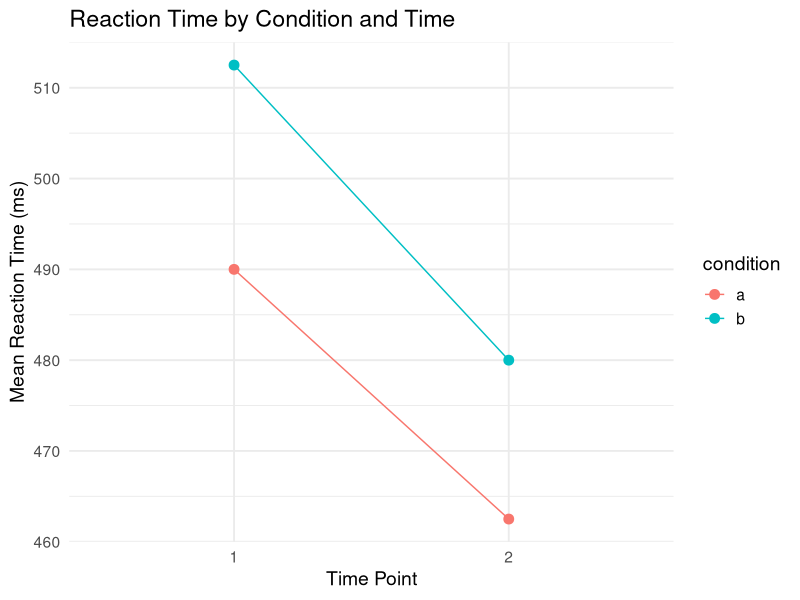

This figure's R source:
## ---- chunk 1
#| include: false
library(tidyverse)
## ---- chunk 2
#| echo: false
tibble(
  participant = c("P1", "P2", "P3"),
  depression_pre = c(18, 22, 15),
  depression_post = c(12, 14, 11),
  anxiety_pre = c(24, 19, 28),
  anxiety_post = c(20, 15, 22)
) |>
  knitr::kable()
## ---- chunk 3
#| echo: false
tibble(
  participant = c("P1", "P2", "P3"),
  pre_test = c(45, 52, 48),
  post_test = c(62, 58, 71)
) |>
  knitr::kable(caption = "Is this tidy?")
## ---- chunk 4
#| echo: false
tibble(
  participant = rep(c("P1", "P2", "P3"), each = 2),
  time = rep(c("pre", "post"), 3),
  score = c(45, 62, 52, 58, 48, 71)
) |>
  knitr::kable(caption = "Now it's tidy!")
## ---- chunk 5
wide_scores <- tibble(
  student = c("Alice", "Bob", "Carol"),
  fall_2024 = c(85, 78, 92),
  spring_2025 = c(88, 82, 95),
  fall_2025 = c(91, 85, 94)
)
wide_scores
## ---- chunk 6
messy_data <- tibble(
  id = 1:3,
  age_sex = c("25_M", "32_F", "28_F")
)
messy_data
## ---- chunk 7
weather <- tibble(
  id = c("MX001", "MX001", "MX002", "MX002"),
  year = c(2020, 2020, 2020, 2020),
  month = c(1, 2, 1, 2),
  element = c("tmax", "tmax", "tmin", "tmin"),
  value = c(85, 87, 32, 35)
)
weather
## ---- chunk 8
survey_wide <- tibble(
  participant = 1:3,
  bdi_1 = c(2, 1, 3),
  bdi_2 = c(1, 0, 2),
  bdi_3 = c(3, 2, 2),
  bdi_4 = c(2, 1, 1)
)
survey_wide
## ---- chunk 9
wide_scores
## ---- chunk 10
wide_scores |>
  pivot_longer(
    cols = fall_2024:fall_2025,  # Which columns to pivot
    names_to = "semester",        # New column for old column names
    values_to = "score"           # New column for values
  )
## ---- chunk 11
survey_wide |>
  pivot_longer(
    cols = starts_with("bdi"),
    names_to = "item",
    values_to = "response"
  )
## ---- chunk 12
# Scores at different time points
experiment_wide <- tibble(
  id = 1:3,
  score_t1 = c(100, 95, 110),
  score_t2 = c(105, 100, 115),
  score_t3 = c(108, 102, 120)
)
experiment_wide
## ---- chunk 13
experiment_wide |>
  pivot_longer(
    cols = starts_with("score"),
    names_to = "time",
    names_prefix = "score_",  # Remove this prefix from names
    values_to = "score"
  )
## ---- chunk 14
# Column names like "bdi_1", "anxiety_1", etc.
multi_scale <- tibble(
  id = 1:2,
  bdi_1 = c(2, 1), bdi_2 = c(1, 2),
  anxiety_1 = c(3, 2), anxiety_2 = c(2, 3)
)
multi_scale
## ---- chunk 15
multi_scale |>
  pivot_longer(
    cols = -id,
    names_to = c("scale", "item"),
    names_pattern = "(.+)_(.+)",  # Regex: anything_anything
    values_to = "response"
  )
## ---- chunk 16
# Calculate BDI total from long format
survey_wide |>
  pivot_longer(
    cols = starts_with("bdi"),
    names_to = "item",
    values_to = "response"
  ) |>
  group_by(participant) |>
  summarize(bdi_total = sum(response))
## ---- chunk 17
#| code-fold: true
#| code-summary: "Click to see the data setup"
survey_wide <- tibble(
  participant = 1:3,
  bdi_1 = c(2, 1, 3),
  bdi_2 = c(1, 0, 2),
  bdi_3 = c(3, 2, 2),
  bdi_4 = c(2, 1, 1)
)
survey_wide
## ---- chunk 18
long_data <- tibble(
  participant = rep(1:3, each = 2),
  time = rep(c("pre", "post"), 3),
  score = c(45, 62, 52, 58, 48, 71)
)
long_data
## ---- chunk 19
long_data |>
  pivot_wider(
    names_from = time,   # Column to get new column names from
    values_from = score  # Column to get values from
  )
## ---- chunk 20
# Long data with multiple measures
long_multi <- tibble(
  id = rep(1:2, each = 2),
  time = rep(c("pre", "post"), 2),
  score = c(45, 62, 52, 58),
  rt = c(500, 480, 520, 490)
)
long_multi
## ---- chunk 21
long_multi |>
  pivot_wider(
    names_from = time,
    values_from = c(score, rt)  # Multiple columns!
  )
## ---- chunk 22
# Data as you might receive it from SPSS
wide_rm <- tibble(
  subject = 1:4,
  cond_a_time1 = c(450, 520, 480, 510),
  cond_a_time2 = c(420, 490, 460, 480),
  cond_b_time1 = c(480, 540, 500, 530),
  cond_b_time2 = c(440, 510, 470, 500)
)
wide_rm
## ---- chunk 23
tidy_rm <- wide_rm |>
  pivot_longer(
    cols = -subject,
    names_to = c("condition", "time"),
    names_pattern = "cond_(.+)_time(.+)",
    values_to = "rt"
  )
tidy_rm
## ---- chunk 24
#| output-location: slide
#| fig-width: 10
#| fig-height: 5
#| fig-alt: "Line plot showing mean reaction times for conditions A and B at two time points. Both conditions decrease from time 1 to time 2, with condition B consistently slower than condition A."
tidy_rm |>
  group_by(condition, time) |>
  summarize(mean_rt = mean(rt), .groups = "drop") |>
  ggplot(aes(x = time, y = mean_rt, color = condition, group = condition)) +
  geom_point(size = 3) +
  geom_line() +
  labs(
    title = "Reaction Time by Condition and Time",
    x = "Time Point",
    y = "Mean Reaction Time (ms)"
  ) +
  theme_minimal(base_size = 14)
## ---- chunk 25
# Raw questionnaire data
quest <- tibble(
  pid = 1:3,
  anx_1 = c(3, 2, 4), anx_2 = c(2, 3, 3), anx_3 = c(4, 2, 5),
  dep_1 = c(2, 1, 3), dep_2 = c(3, 2, 4), dep_3 = c(2, 1, 3)
)

quest
## ---- chunk 26
#| ref.label: quest-sub
#| echo: false
## ---- chunk 27
# Students nested in classrooms
students <- tibble(
  classroom = rep(c("A", "B"), each = 3),
  student = 1:6,
  pretest = c(70, 75, 72, 68, 71, 69),
  posttest = c(80, 82, 78, 75, 79, 77)
)

students
## ---- chunk 28
# Tidy for analysis
students |>
  pivot_longer(
    cols = c(pretest, posttest),
    names_to = "time",
    values_to = "score"
  )
## ---- chunk 29
#| code-fold: true
#| code-summary: "Click to see the data setup"
wide_rm <- tibble(
  subject = 1:4,
  cond_a_time1 = c(450, 520, 480, 510),
  cond_a_time2 = c(420, 490, 460, 480),
  cond_b_time1 = c(480, 540, 500, 530),
  cond_b_time2 = c(440, 510, 470, 500)
)
wide_rm
